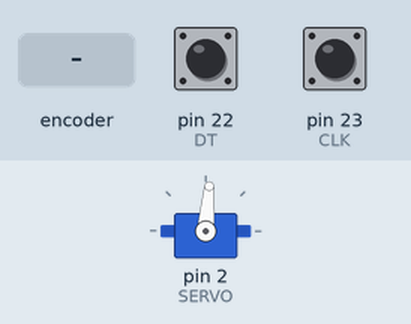
This sketch was run on a simulated Arduino Mega 2560, built with avr-gcc and run on an emulated ATmega2560. Parts: servo. The test bench sets the inputs (shaded band); at power-on: pin 22 (DT) HIGH, pin 23 (CLK) HIGH.

Above: at 1.2 s.
1.3 s: rotary encoder on pin 23 (CLK) / pin 22 (DT) turned 2 steps (second pin leading)
Timing chart, 0 to 4.3 s (numbered marks = the images above; inputs shaded):
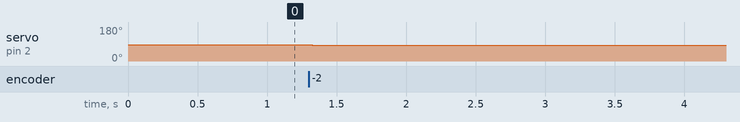

The sketch:

RotatingSneakerDisplay.ino
```cpp
#include <Servo.h>

#define CLK 23
#define DT 22
#define SERVO 2
#define OFF_SPEED 85

Servo motor;

int counter = 0;
int spinState;
int lastSpinState;

int spinSpeed;

void setup() {
    Serial.begin (9600);

    pinMode(CLK,INPUT);
    pinMode(DT,INPUT);

    motor.attach(SERVO);
    motor.write(OFF_SPEED);

    lastSpinState = digitalRead(CLK);
}

void loop() {
    spinState = digitalRead(CLK);

    // Change the spin of the motor
    if (spinState != lastSpinState)
    {
        (digitalRead(DT) != spinState) ? counter++ : counter--;
        counter = constrain(counter, -50, 50);

        spinSpeed = map(counter, -50, 50, OFF_SPEED - 5, OFF_SPEED + 5);
        motor.write(spinSpeed);

        lastSpinState = spinState;
    }
}
```

Measured:
- after the input at 1.3 s, servo on pin 2 (SERVO): 85° → 84° at once
